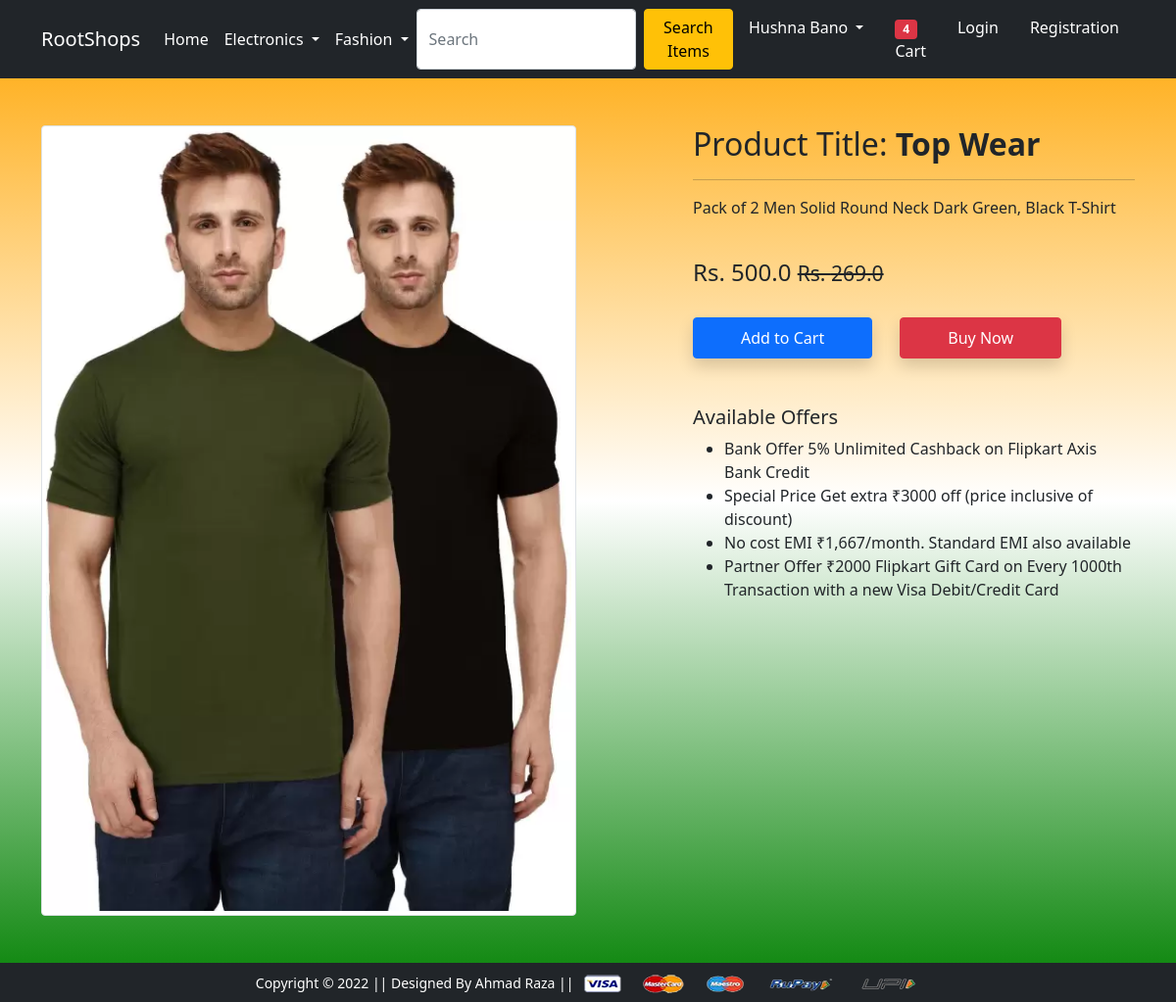
Screenshot of /product-detail/1 with the database file from the repository.
### app/models.py (models this page shows)
class Product(models.Model):
    title=models.CharField(max_length=120)
    selling_price=models.FloatField()
    discount_price=models.FloatField()
    description=models.TextField()
    brand=models.CharField(max_length=100)
    category=models.CharField(choices=CATEGORY_CHOICES,max_length=2)
    product_image=models.ImageField(upload_to='productimg')

### app/views.py (the view)
# urls.py: path('product-detail/<int:pk>', views.ProductDetailView.as_view(), name='product-detail'),
class ProductDetailView(View):
    def get(self,request,pk):
        product=Product.objects.get(pk=pk)
        return render(request,'app/productdetail.html',
                      {'product':product})

### app/templates/app/productdetail.html (shortened to what this page needs)
{% extends 'app/base.html' %}
{% load static %}
{% block main-content %}
<div class="container my-5">
 <div class="row">
  <div class="col-sm-6 text-center align-self-center">
   <img src="{{product.product_image.url}}" alt="" class="img-fluid img-thumbnail">
  </div>
  <div class="col-sm-5 offset-sm-1">
   <h2>Product Title: <b>{{product.title}}</b> </h2>
   <hr>
   <p>{{product.description}}</p> <br>
   <h4>Rs. {{product.discount_price}} <small class="fw-light text-decoration-line-through">
    Rs. {{product.selling_price}}</small></h4> <br>
   <a href="{% url 'add-to-cart' %}" class="btn btn-primary shadow px-5 py-2">Add to Cart</a>
   <a href="{% url 'buy-now' %}" class="btn btn-danger shadow px-5 py-2 ms-4">Buy Now</a>
   <h5 class="mt-5">Available Offers</h5>
   <ul>
    <li>Bank Offer 5% Unlimited Cashback on Flipkart Axis Bank Credit</li>
    <li>Special Price Get extra ₹3000 off (price inclusive of discount)</li>
    <li>No cost EMI ₹1,667/month. Standard EMI also available</li>
    <li>Partner Offer ₹2000 Flipkart Gift Card on Every 1000th Transaction with a new Visa Debit/Credit Card</li>
   </ul>
  </div>
 </div>
</div>
{% endblock main-content %}

### app/static/app/css/style.css (style rules this page uses)
body { background-image: linear-gradient(orange,white,green); }

### rows the page displays
Product: product_image (picture), title "Top Wear", description "Pack of 2 Men Solid Round Neck Dark Green, Black T-Shirt", discount_price "500.0", selling_price "269.0"
